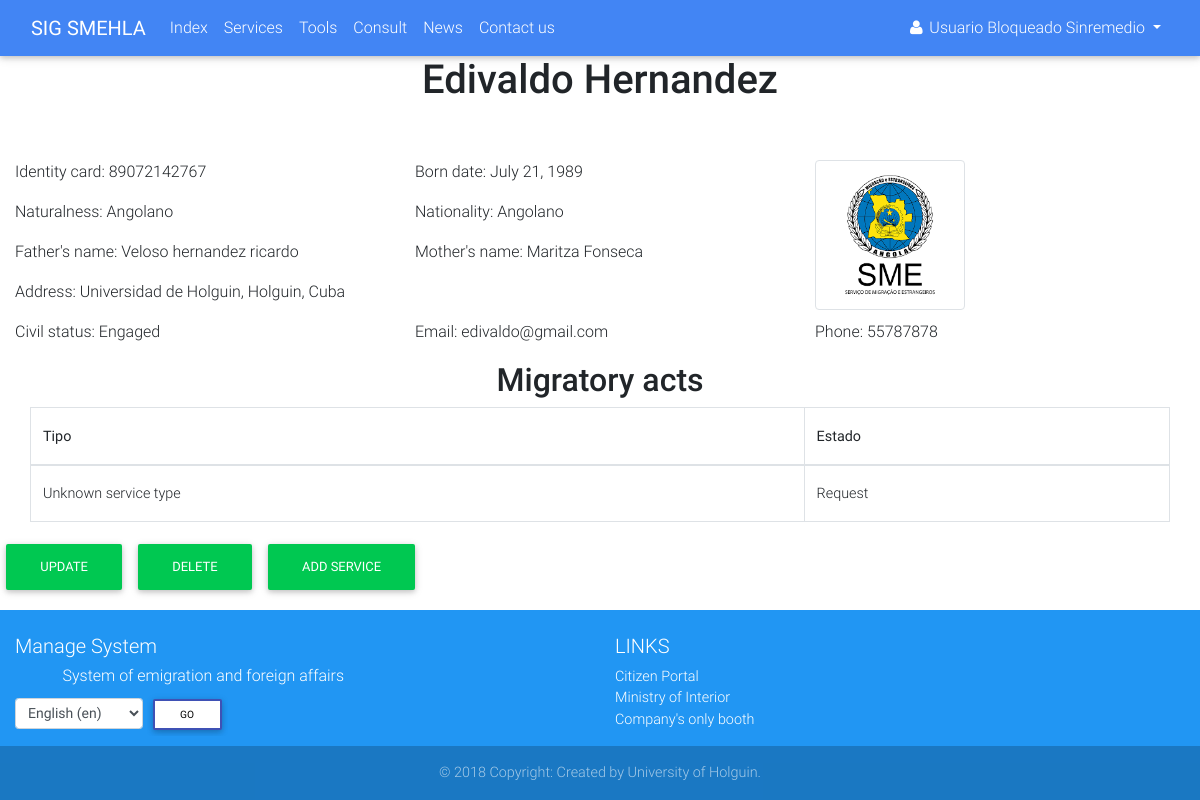
The app's page /client/6/detail/ (signed in), older data.
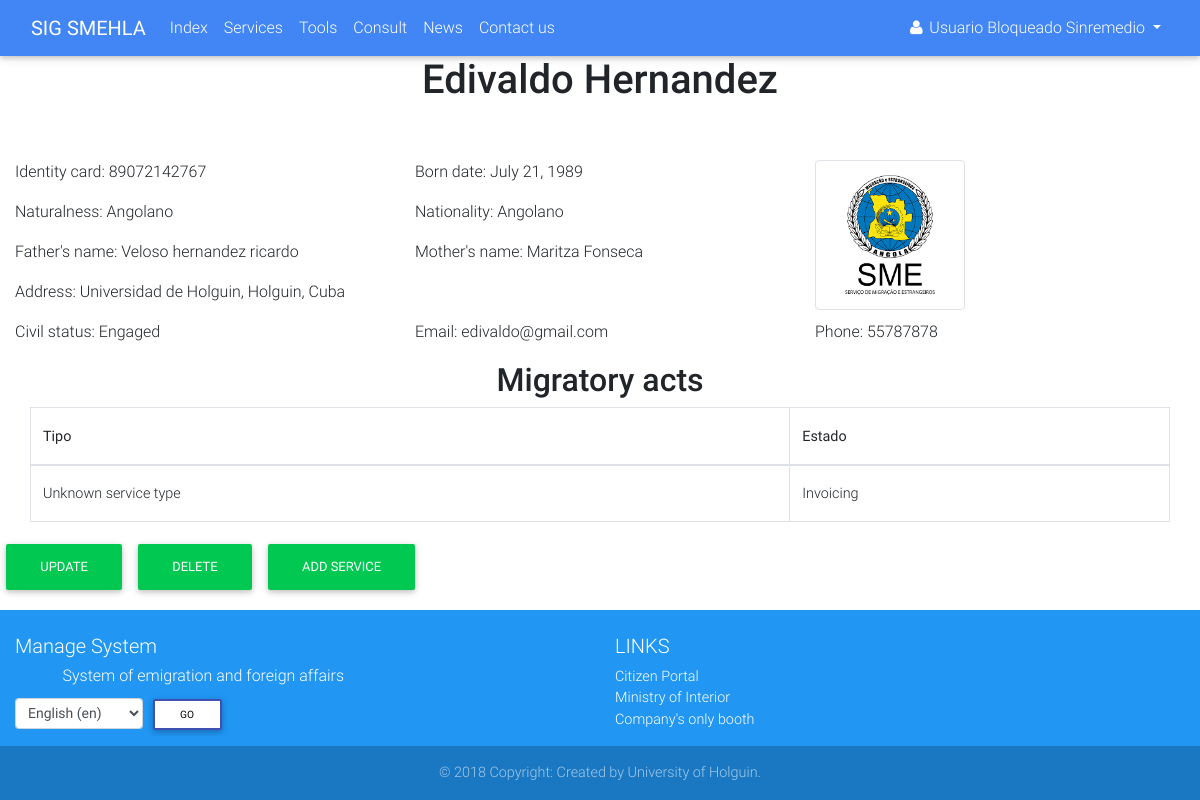
The same page, newer data.
### accounts/models.py (models this page shows, shortened)
class Profile(AbstractUser):
    OCCUPATION_TYPE = (
        ('FAC', _('Functionary of Attention to Customer')),
        ('BAC', _('Boss of Attention to Customer')),
        ('BDAC', _('Boss of Departament of Attention to Customer')),
        ('DIR', _('Director')),
        ('ADMIN', _('Administrator')),
    )
    born_date = models.DateField(_('Born date'), blank=True, null=True, validators=[validate_born_date])
    occupation = models.CharField(_('Occupation'), max_length=5, choices=OCCUPATION_TYPE, default='FAC')
    REQUIRED_FIELDS = ['email', 'born_date']
    class Meta:
        verbose_name = _('Profile')
        verbose_name_plural = _('Profiles')
    def __str__(self):
        if self.first_name and self.last_name:
            return self.get_full_name()
        else:
            return self.username

### services/models.py (models this page shows, shortened)
class Client(models.Model):
    CIVIL_STATUS = (
        ('S', _('Single')),
        ('E', _('Engaged')),
        ('M', _('Married')),
        ('W', _('Widower')),
    )
    def upload_file(self, filename):
        ext = filename.split('.')[-1]
        return 'clients/{}.{}'.format(self.ci, ext)
    ci = models.CharField(_('Identity card'), max_length=13, unique=True)
    first_name = models.CharField(_('First name'), max_length=30)
    last_name = models.CharField(_('Last name'), max_length=150)
    born_date = models.DateField(_('Born date'), validators=[validators.validate_born_date])
    civil_status = models.CharField(_('Civil status'), choices=CIVIL_STATUS, max_length=1)
    naturalness = models.CharField(_("Naturalness"), max_length=30)
    nationality = models.CharField(_('Nationality'), max_length=30)
    father = models.CharField(_('Father name'), max_length=200)
    mother = models.CharField(_('Mother name'), max_length=200)
    address = models.TextField(_('Address'))
    email = models.EmailField(_('Email'))
    phone = models.PositiveIntegerField(_('Phone number'))
    data_attachment = models.FileField(_('Data attachment'), upload_to=upload_file, null=True, blank=True)
    def get_full_name(self):
        full_name = '%s %s' % (self.first_name, self.last_name)
        return full_name.strip()

class Service(models.Model):
    SERVICE_STATUS = (
        ('1', _('Request')),
        ('2', _('Invoicing')),
        ('3', _('Revision')),
        ('4', _('Authenticating')),
        ('5', _('Deliver')),
    )
    SERVICE_TYPE = {
        'None': _('Unknown service type'),
        'visa': _('Visa'),
    }
    client = models.ForeignKey(verbose_name=_('Client'), to=Client, on_delete=models.CASCADE)
    status = models.CharField(_('Status'), max_length=1, choices=SERVICE_STATUS, default='1')
    service_type = None
    def get_service_type(self):
        if self.service_type:
            return self.service_type
        else:
            return self.SERVICE_TYPE['None']

### services/views.py (the view)
# urls.py: path('client/<int:pk>/detail/', views.ClientDetailView.as_view(), name='client_detail'),
class ClientDetailView(mixins.LoginRequiredMixin, generic.DetailView):
    model = models.Client

### services/templates/services/client_detail.html (shortened to what this page needs)
{% extends 'navbar.html' %}
{% load i18n %}
{% load static %}
{% block main %}
    <div class="container-fluid">
        <div class="row">
            <div class="col-lg-12 mb-5">
                <h1 class="h1 text-center">{{ client.get_full_name }}</h1>
            </div>
        </div>
        <div class="row">
            <div class="col-lg-8">
                <div class="row">
                    <div class="col-lg-6">
                        <p>{% trans 'Identity card' %}: {{ client.ci }}</p>
                    </div>
                    <div class="col-lg-6">
                        <p>{% trans 'Born date' %}: {{ client.born_date }}</p>
                    </div>
                </div>
                <div class="row">
                    <div class="col-lg-6">
                        <p>{% trans 'Naturalness' %}: {{ client.naturalness }}</p>
                    </div>
                    <div class="col-lg-6">
                        <p>{% trans 'Nationality' %}: {{ client.nationality }}</p>
                    </div>
                </div>
                <div class="row">
                    <div class="col-lg-6">
                        <p>{% trans "Father's name" %}: {{ client.father }}</p>
                    </div>
                    <div class="col-lg-6">
                        <p>{% trans "Mother's name" %}: {{ client.mother }}</p>
                    </div>
                </div>
                <div class="row">
                    <div class="col-lg-12">
                        <p>{% trans 'Address' %}: {{ client.address }}</p>
                    </div>
                </div>
            </div>
            <div class="col-lg-4">
                {% if client.image %}
                    <img src="{{ client.image.url }}" alt="{{ client.first_name }}" width="150em" height="150em"
                         class="img-thumbnail">
                {% else %}
                    <img src="{% static 'accounts/img/favicon.png' %}" alt="{{ client.first_name }}" width="150em"
                         height="150em" class="img-thumbnail right">
                {% endif %}
            </div>
        </div>
        <div class="row">
            <div class="col-lg-4">
                <p>{% trans 'Civil status' %}: {{ client.get_civil_status_display }}</p>
            </div>
            <div class="col-lg-4">
                <p>{% trans 'Email' %}: {{ client.email }}</p>
            </div>
            <div class="col-lg-4">
                <p>{% trans 'Phone' %}: {{ client.phone }}</p>
            </div>
        </div>
        <div class="row">
            <div class="col-lg-12">
            </div>
        </div>
        <div class="row">
            <div class="col-12">
                <h2 class="h2 text-center">{% trans 'Migratory acts' %}</h2>
            </div>
        </div>
        <div class="container">
            <div class="row">
                <table class="table table-bordered table-hover">
                    <thead>
                    <tr>
                        <th>Tipo</th>
                        <th>Estado</th>
                    </tr>
                    </thead>
                    <tbody>
                    {% for service in client.service_set.all %}
                        <tr>
                            <td>{{ service.get_service_type }}</td>
                            <td>{{ service.get_status_display }}</td>
                        </tr>
                    {% empty %}
                        <tr>
                            <td colspan="2"
                                class="text-muted text-center">{% trans 'No requested services found' %}</td>
                        </tr>
                    {% endfor %}
                    </tbody>
                </table>
            </div>
        </div>
        <div class="row">
            <div class="">
                <a href="{% url 'services:client_update' client.pk %}" class="btn btn-success">{% trans 'Update' %}</a>
                <a href="{% url 'services:client_delete' client.pk %}" class="btn btn-success">{% trans 'Delete' %}</a>
                <a href="#" class="btn btn-success" data-toggle="modal"
                   data-target="#add-service">{% trans 'Add service' %}</a>
            </div>
        </div>
    </div>
{% endblock %}

### accounts/templates/navbar.html (shortened to what this page needs)
{% extends 'base.html' %}
{% load static %}
{% load i18n %}
{% block styles %}
    <link rel="stylesheet" href="{% static 'accounts/css/navbar.css' %}">
{% endblock %}
{% block content %}
    <header>
        <nav class="navbar navbar-expand-lg navbar-dark primary-color">
            <div class="container-fluid">
                <a href="{% url 'services:index' %}" class="navbar-brand">
                    <strong>SIG SMEHLA</strong>
                </a>
                <div class="collapse navbar-collapse" id="navbar">
                    <ul class="navbar-nav mr-auto">
                        <li class="nav-item" id="init">
                            <a href="{% url 'services:index' %}" class="nav-link">{% trans 'Index' %}
                                </a>
                        </li>
                        <li class="nav-item" id="services">
                            <a href="{% url 'services:services' %}" class="nav-link">{% trans 'Services' %}</a>
                        </li>
                        {% if user.is_authenticated %}
                            <li class="nav-item" id="tools">
                                <a href="{% url 'services:tools' %}" class="nav-link">{% trans 'Tools' %}</a>
                            </li>
                        {% endif %}
                        <li class="nav-item" id="status">
                            <a href="{% url 'services:status' %}" class="nav-link">{% trans 'Consult' %}</a>
                        </li>
                        <li class="nav-item" id="news">
                            <a href="{% url 'news:list' %}" class="nav-link">{% trans 'News' %}</a>
                        </li>
                        <li class="nav-item">
                            <a href="#" class="nav-link" data-toggle="modal"
                               data-target="#contact">{% trans 'Contact us' %}</a>
                        </li>
                    </ul>
                    <div class="form-inline">
                        <ul class="navbar-nav mr-auto">
                            <li class="nav-item">
                                {% if user.is_authenticated %}
                                    <div class="dropdown">
                                        <a href="#" id="test" class="nav-link waves-effect waves-light dropdown-toggle"
                                           data-toggle="dropdown" aria-haspopup="true" aria-expanded="false">
                                            <i class="fa fa-user"></i>
                                            <span class="clearfix d-none d-sm-inline-block">{{ user }}</span>
                                        </a>
                                    </div>
                                {% else %}
                                    <a href="{% url 'accounts:login' %}" class="nav-link">
                                        <i class="fa fa-sign-in"></i>
                                    </a>
                                {% endif %}
                            </li>
                        </ul>
                    </div>
                </div>
            </div>
        </nav>
    </header>
    <main>
        {% block main %}
        {% endblock %}
    </main>
    <footer class="page-footer font-small blue pt-4">
        <div class="container-fluid text-center text-md-left">
            <div class="row">
                <div class="col-md-6 mt-md-0 mt-3">
                    <h5>{% trans 'Manage System' %}</h5>
                    <h6 class="offset-1">{% trans 'System of emigration and foreign affairs' %}</h6>
                    <form action="{% url 'set_language' %}" method="post">{% csrf_token %}
                        <label>
                            <select name="language" class="form-control form-control-sm" id="languages">
                                {% get_available_languages as LANGUAGES %}
                                {% get_language_info_list for LANGUAGES as languages %}
                                {% get_current_language as LANGUAGE_CODE %}
                                {% for language in languages %}
                                    <option value="{{ language.code }}"{% if language.code == LANGUAGE_CODE %}
                                            selected{% endif %}>
                                        {{ language.name_local }} ({{ language.code }})
                                    </option>
                                {% endfor %}
                            </select>
                        </label>
                        <input type="submit" value="{% trans 'Go' %}" class="btn btn-outline-indigo btn-white btn-sm">
                    </form>
                </div>
                <div class="col-md-3 mb-md-0 mb-3">
                    <h5 class="text-uppercase">{% trans 'Links' %}</h5>
                    <ul class="list-unstyled">
                        <li>
                            <a href="http://www.cidadao.gov.ao" target="_blank">{% trans 'Citizen Portal' %}</a>
                        </li>
                        <li>
                            <a href="http://www.minint.gov.ao" target="_blank">{% trans 'Ministry of Interior' %}</a>
                        </li>
                        <li>
                            <a href="http://gue.minjus-ao.com" target="_blank">{% trans "Company's only booth" %}</a>
                        </li>
                    </ul>
                </div>
            </div>
        </div>
        <div class="footer-copyright text-center py-3">
            &copy; 2018 {% trans 'Copyright: Created by University of Holguin' %}.
        </div>
    </footer>
{% endblock %}

### accounts/templates/base.html (shortened to what this page needs)
<!DOCTYPE html>
{% load i18n %}
{% get_current_language as LANGUAGE_CODE %}
<html lang="{{ LANGUAGE_CODE }}">
{% load static %}
<head>
    <link rel="stylesheet" href="{% static 'accounts/css/font-awesome.css' %}">
    <link href="{% static 'accounts/css/bootstrap.min.css' %}" rel="stylesheet">
    <link href="{% static 'accounts/css/mdb.min.css' %}" rel="stylesheet">
    <link href="{% static 'accounts/css/sweetalert2.min.css' %}" rel="stylesheet">
    <link href="{% static 'accounts/css/bootstrap-datepicker.css' %}" rel="stylesheet">
    <link href="{% static 'accounts/css/styles.css' %}" rel="stylesheet">
    {% block styles %}{% endblock %}
</head>
<body>
{% block content %}
{% endblock %}
</body>
</html>

### accounts/static/accounts/css/navbar.css (style rules this page uses)
body { display: flex; min-height: 100vh; flex-direction: column; }
main { flex: 1 0 auto; }

Row changes from the older to the newer data that the page shows:
changed Service "Unknown service type": status "Request" → "Invoicing"
